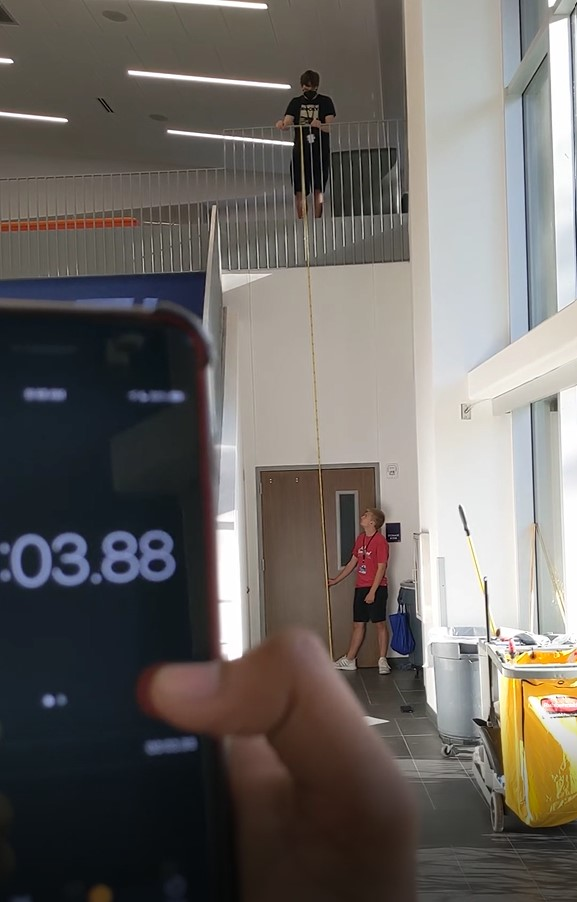
#> input picture Media/Test1_Sample3.jpg, 577 x 902 px
$ python EdgeDetection_Single.py
#> lines starting #> are read from the running program, lines starting #| are printed output that depends on the picture
import cv2
import numpy as np
from matplotlib import pyplot as plt

img = cv2.imread("Media/Test1_Sample3.jpg", 0)
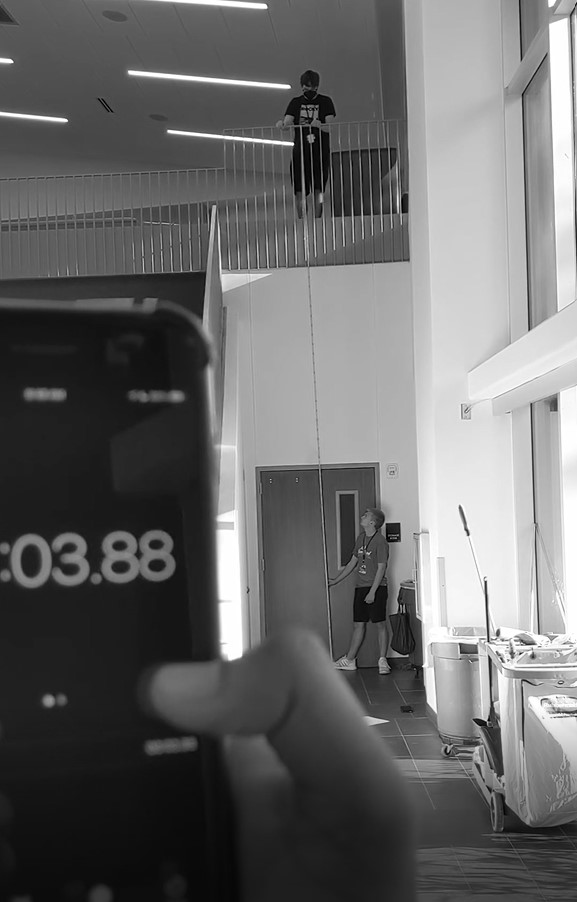
#> img: shape (902, 577); min 0, max 255, mean 104.1
edges = cv2.Canny(img, 100, 200)
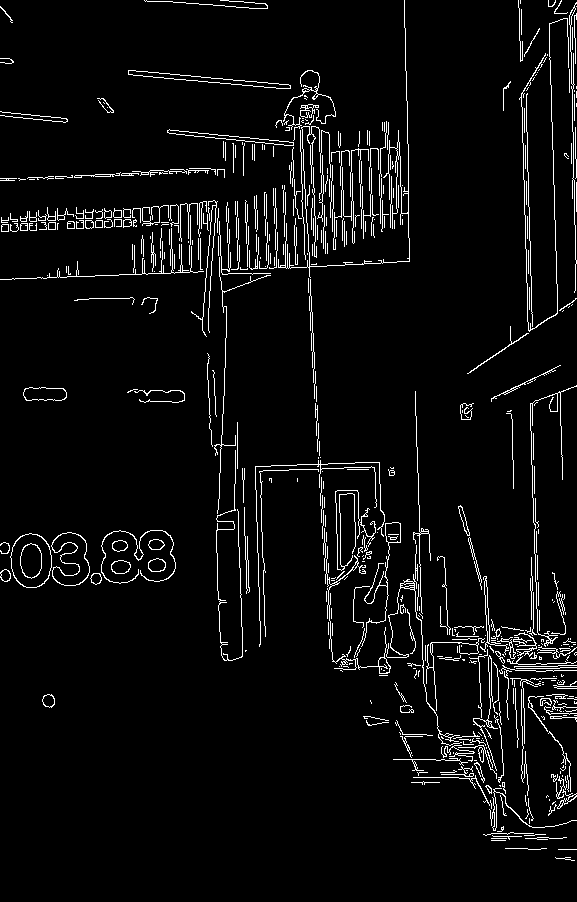
#> edges: shape (902, 577); 4.7% white in thin lines or dots

edgesR = cv2.resize(edges, (378, 504))
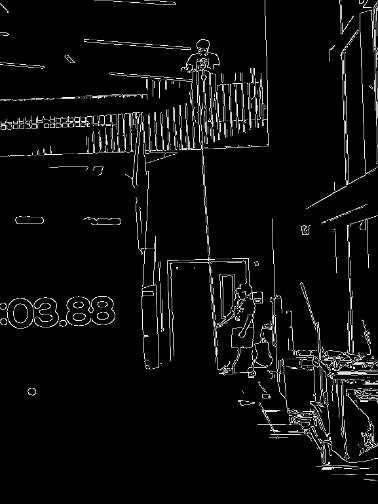
#> edgesR: shape (504, 378); min 0, max 255, mean 12.1
cv2.imshow("edges", edgesR)
cv2.waitKey(0)
cv2.destroyAllWindows()

$ run again, with Media/Test_Location.jpg copied over Media/Test1_Sample3.jpg
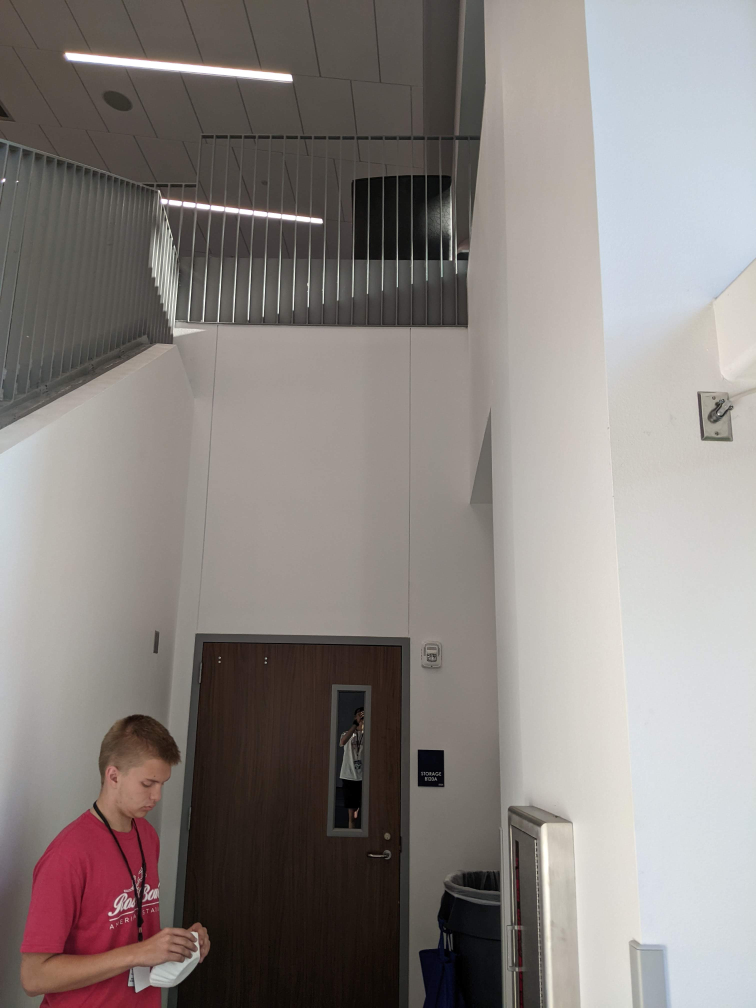
#> input picture Media/Test_Location.jpg, 3024 x 4032 px (shown at 1/4 size)
#> `edges = cv2.Canny(img, 100, 200)`:
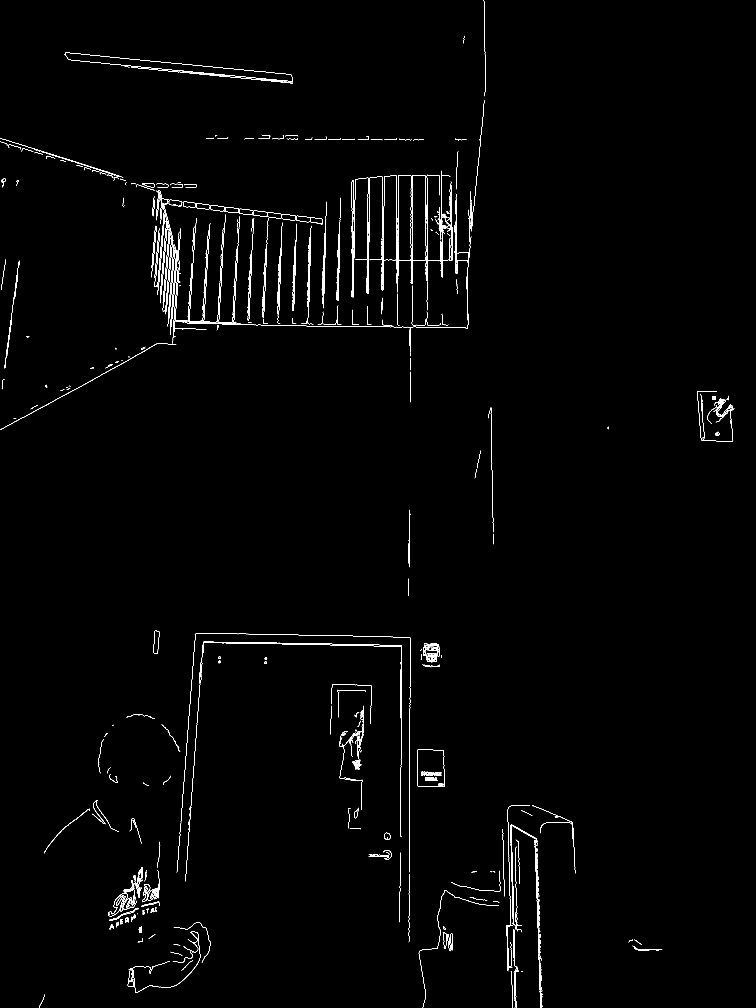
#> edges: shape (4032, 3024) (shown at 1/4 size); 0.62% white in thin lines or dots
#> `edgesR = cv2.resize(edges, (378, 504))`:
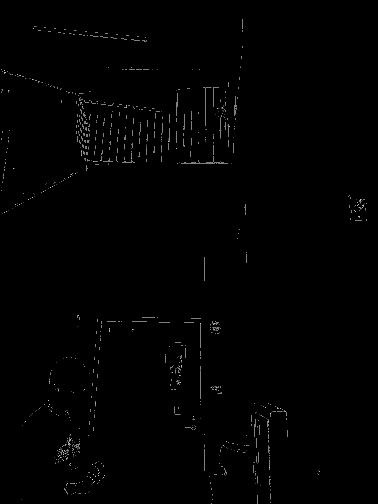
#> edgesR: shape (504, 378); min 0, max 255, mean 1.6
